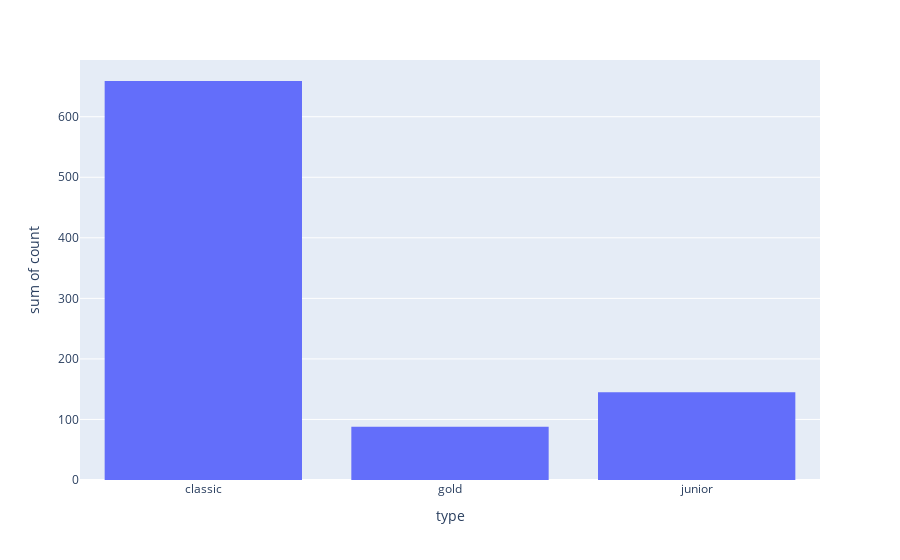

Notebook cell for this chart:
### Code cell
df = run_query('SELECT type, COUNT(*) count FROM card GROUP BY type')
df.columns = ['type', 'count']
fig = px.histogram(df, x='type', y='count')
fig.show()

### Figure 1 — Plotly figure (JSON) as saved in the notebook; plotly's stock layout.template omitted (floating-point values rounded to 4 significant figures)
{"data": [{"bingroup": "x", "histfunc": "sum", "hovertemplate": "type=%{x}<br>sum of count=%{y}<extra></extra>", "legendgroup": "", "marker": {"color": "#636efa", "pattern": {"shape": ""}}, "name": "", "orientation": "v", "showlegend": false, "type": "histogram", "x": ["classic", "gold", "junior"], "xaxis": "x", "y": [659, 88, 145], "yaxis": "y"}], "layout": {"barmode": "relative", "legend": {"tracegroupgap": 0}, "margin": {"t": 60}, "xaxis": {"anchor": "y", "domain": [0, 1], "title": {"text": "type"}}, "yaxis": {"anchor": "x", "domain": [0, 1], "title": {"text": "sum of count"}}}}
